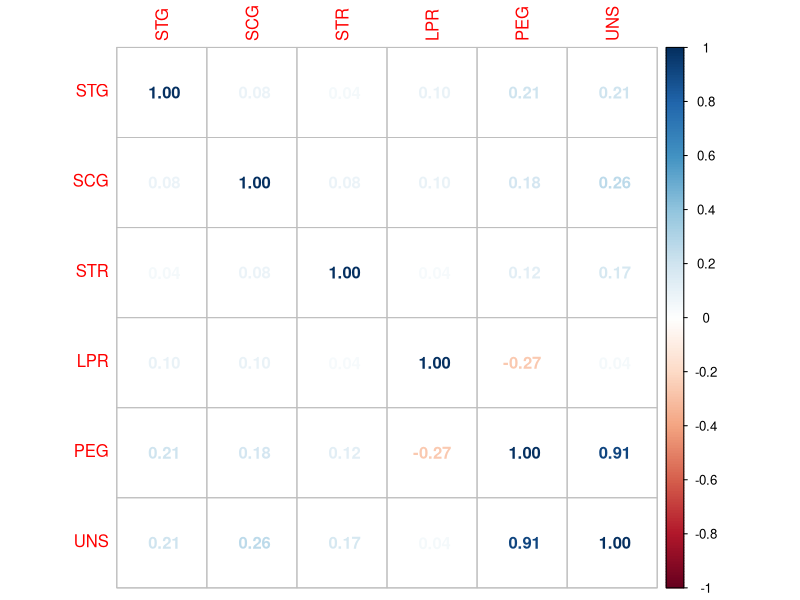
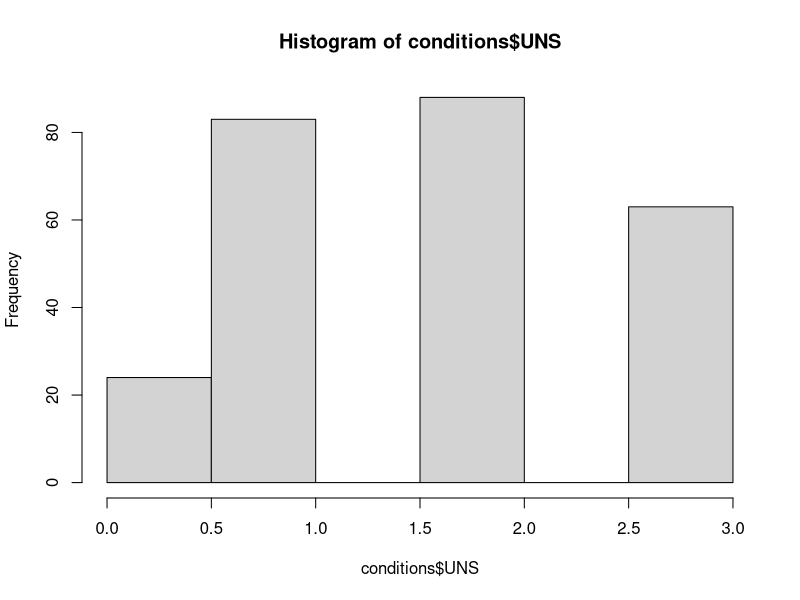

R code for these plots, in order:
cat("\014")  #Clear Console
setwd("C:\\Users\\manu\\Desktop\\ML")  #Setting working dir

#Getting data into dataframe
conditions <- read.table("Knowledge Modeling Train.txt",header = T)  

library(corrplot)

M<-cor(conditions)

corrplot(M,method = "number")
hist(conditions$UNS)

sort(abs(M[,"UNS"]))
